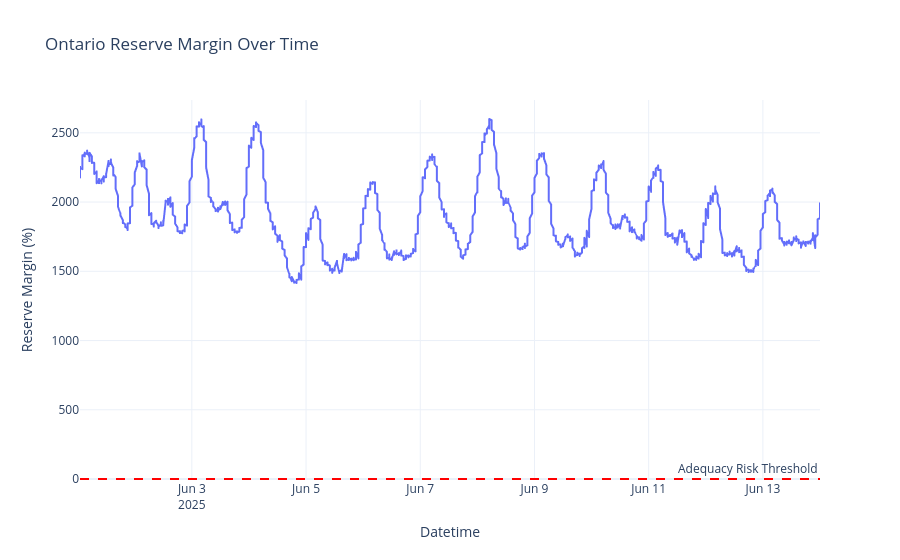

Here is the notebook cell this chart was saved with:
### Markdown cell above
## Experiment 1: Demand-Weighted Investment Proxy
**Inputs**: Dataset 1 (Real Time Zonal Demand), Dataset 5 (Adequacy Report)

**Processing Objective**: Calculate average zonal demand and relate it to adequacy metrics (such as reserve margin or adequacy risk) to proxy for alignment between infrastructure adequacy and demand needs.

### Code cell
import pandas as pd
import plotly.express as px
from IPython.display import display, HTML


# STEP 1: Load Demand Data

demand_path = r'../Dataset/RealtimeDemandZonal.csv'
demand_df = pd.read_csv(demand_path)

# Clean columns
demand_df.columns = demand_df.columns.str.strip()
demand_df['Date'] = pd.to_datetime(demand_df['Date'], errors='coerce')

# Identify actual zone columns
zone_columns = ['NORTHWEST', 'NORTHEAST', 'OTTAWA', 'EAST', 'TORONTO', 'ESSA', 'BRUCE', 'SOUTHWEST', 'NIAGARA', 'WEST']

# Compute total demand across zones
demand_df['TotalDemand'] = demand_df[zone_columns].sum(axis=1)


# STEP 2: Load Capability Data (Excel)

capability_path = r'C:/Users/padwe/OneDrive/00 - Old Files/Documents/GitHub/DataScience_SmartGridInvestmentZones/Dataset/Adequacy Data.xlsx'
cap_df = pd.read_excel(capability_path)

# Clean column names
cap_df.columns = cap_df.columns.str.strip().str.lower().str.replace(" ", "_")

# Define actual columns
date_col = 'deliverydate'
hour_col = 'deliveryhour'
capacity_col = 'totalsupply_mw'

# Parse date
cap_df[date_col] = pd.to_datetime(cap_df[date_col], errors='coerce')

# STEP 3: Merge & Compute Reserve Margin

# Merge on Date and Hour
merged = pd.merge(
    demand_df[['Date', 'Hour', 'TotalDemand']],
    cap_df[[date_col, hour_col, capacity_col]],
    left_on=['Date', 'Hour'],
    right_on=[date_col, hour_col],
    how='inner'
)

# Compute Reserve Margin
merged['ReserveMargin(%)'] = ((merged[capacity_col] - merged['TotalDemand']) / merged['TotalDemand']) * 100
merged['AdequacyRisk'] = merged['ReserveMargin(%)'] < 0

# STEP 4: Fix Hour=24 Case and Create Timestamp

# Convert hour to int
merged['Hour'] = merged['Hour'].astype(int)

# Handle 24:00 as 00:00 of next day
mask_24 = merged['Hour'] == 24
merged.loc[mask_24, 'Date'] = merged.loc[mask_24, 'Date'] + pd.Timedelta(days=1)
merged.loc[mask_24, 'Hour'] = 0

# Combine into datetime
merged['Datetime'] = pd.to_datetime(
    merged['Date'].dt.strftime('%Y-%m-%d') + ' ' + merged['Hour'].astype(str).str.zfill(2) + ':00',
    format='%Y-%m-%d %H:%M'
)

# STEP 5: Summary Stats

peak_demand = merged['TotalDemand'].max()
avg_reserve_margin = merged['ReserveMargin(%)'].mean()
hours_at_risk = merged['AdequacyRisk'].sum()

print("Summary")
print(f"Peak Demand (MW): {peak_demand:,.2f}")
print(f"Average Reserve Margin: {avg_reserve_margin:.2f}%")
print(f"Hours at Adequacy Risk: {hours_at_risk}")

# STEP 6: Plot Reserve Margin with Plotly

fig = px.line(
    merged,
    x='Datetime',
    y='ReserveMargin(%)',
    title='Ontario Reserve Margin Over Time',
    labels={'ReserveMargin(%)': 'Reserve Margin (%)'},
    template='plotly_white'
)
fig.add_hline(y=0, line_dash="dash", line_color="red", annotation_text="Adequacy Risk Threshold")
fig.show()


# STEP 7: Optional Preview Table

display(HTML(merged[['Datetime', 'TotalDemand', capacity_col, 'ReserveMargin(%)', 'AdequacyRisk']].head(10).to_html(index=False)))

### Figure 1 — Plotly figure (JSON) as saved in the notebook; plotly's stock layout.template omitted (floating-point values rounded to 4 significant figures; data arrays with more than 128 entries replaced by an {"elided": "..."} marker saying what was removed)
{"data": [{"hovertemplate": "Datetime=%{x}<br>Reserve Margin (%)=%{y}<extra></extra>", "legendgroup": "", "line": {"color": "#636efa", "dash": "solid"}, "marker": {"symbol": "circle"}, "mode": "lines", "name": "", "showlegend": false, "type": "scattergl", "x": {"elided": "3744 str values"}, "xaxis": "x", "y": {"elided": "3744 float values"}, "yaxis": "y"}], "layout": {"annotations": [{"showarrow": false, "text": "Adequacy Risk Threshold", "x": 1, "xanchor": "right", "xref": "x domain", "y": 0, "yanchor": "bottom", "yref": "y"}], "legend": {"tracegroupgap": 0}, "shapes": [{"line": {"color": "red", "dash": "dash"}, "type": "line", "x0": 0, "x1": 1, "xref": "x domain", "y0": 0, "y1": 0, "yref": "y"}], "title": {"text": "Ontario Reserve Margin Over Time"}, "xaxis": {"anchor": "y", "domain": [0, 1], "title": {"text": "Datetime"}}, "yaxis": {"anchor": "x", "domain": [0, 1], "title": {"text": "Reserve Margin (%)"}}}}
